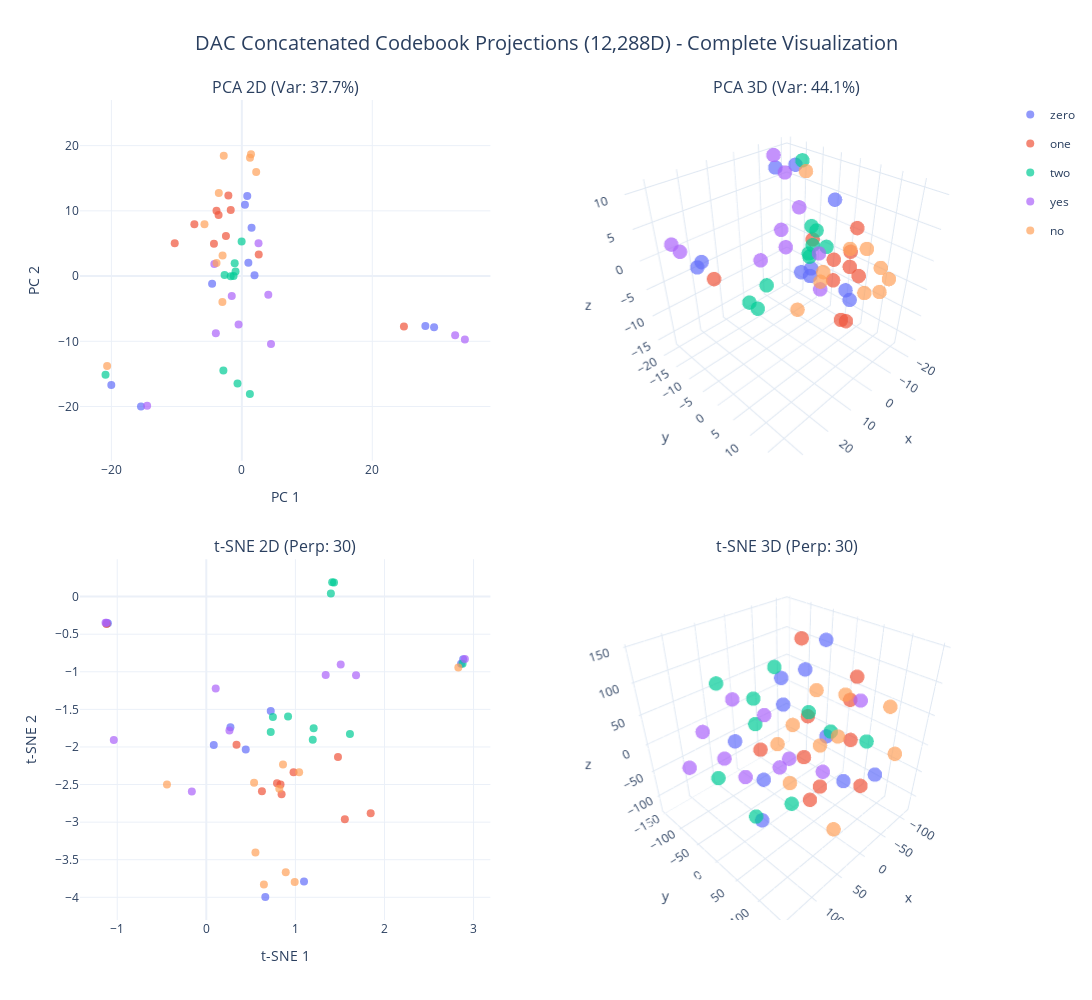

Source (notebook cell):
### Markdown cell above
## Step 8: Combined Dashboard View

### Code cell
# Create a 2x2 grid
fig = make_subplots(
    rows=2, cols=2,
    specs=[
        [{'type': 'scatter'}, {'type': 'scatter3d'}],
        [{'type': 'scatter'}, {'type': 'scatter3d'}]
    ],
    subplot_titles=(
        f'PCA 2D (Var: {variance_2d:.1%})',
        f'PCA 3D (Var: {variance_3d:.1%})',
        f't-SNE 2D (Perp: {perplexity})',
        f't-SNE 3D (Perp: {perplexity})'
    ),
    vertical_spacing=0.12,
    horizontal_spacing=0.1
)

# PCA 2D
for word in words:
    mask = np.array([label == word for label in valid_labels])
    fig.add_trace(
        go.Scatter(
            x=pca_2d_result[mask, 0],
            y=pca_2d_result[mask, 1],
            mode='markers',
            name=word,
            marker=dict(size=8, color=color_map[word], opacity=0.7),
            showlegend=True,
            legendgroup=word
        ),
        row=1, col=1
    )

# PCA 3D
for word in words:
    mask = np.array([label == word for label in valid_labels])
    fig.add_trace(
        go.Scatter3d(
            x=pca_3d_result[mask, 0],
            y=pca_3d_result[mask, 1],
            z=pca_3d_result[mask, 2],
            mode='markers',
            name=word,
            marker=dict(size=5, color=color_map[word], opacity=0.7),
            showlegend=False,
            legendgroup=word
        ),
        row=1, col=2
    )

# t-SNE 2D
for word in words:
    mask = np.array([label == word for label in valid_labels])
    fig.add_trace(
        go.Scatter(
            x=tsne_2d_result[mask, 0],
            y=tsne_2d_result[mask, 1],
            mode='markers',
            name=word,
            marker=dict(size=8, color=color_map[word], opacity=0.7),
            showlegend=False,
            legendgroup=word
        ),
        row=2, col=1
    )

# t-SNE 3D
for word in words:
    mask = np.array([label == word for label in valid_labels])
    fig.add_trace(
        go.Scatter3d(
            x=tsne_3d_result[mask, 0],
            y=tsne_3d_result[mask, 1],
            z=tsne_3d_result[mask, 2],
            mode='markers',
            name=word,
            marker=dict(size=5, color=color_map[word], opacity=0.7),
            showlegend=False,
            legendgroup=word
        ),
        row=2, col=2
    )

fig.update_layout(
    title_text='DAC Concatenated Codebook Projections (12,288D) - Complete Visualization',
    title_x=0.5,
    title_font_size=20,
    width=1400,
    height=1000,
    showlegend=True,
    template='plotly_white'
)

fig.update_xaxes(title_text='PC 1', row=1, col=1, scaleanchor='y', scaleratio=1)
fig.update_yaxes(title_text='PC 2', row=1, col=1)
fig.update_xaxes(title_text='t-SNE 1', row=2, col=1, scaleanchor='y3', scaleratio=1)
fig.update_yaxes(title_text='t-SNE 2', row=2, col=1)

fig.update_scenes(aspectmode='cube', row=1, col=2)
fig.update_scenes(aspectmode='cube', row=2, col=2)

fig.write_html('dac_codebook_proj_concat_complete.html')
fig.show()

print("Saved: dac_codebook_proj_concat_complete.html")

### Figure 1 — Plotly figure (JSON) as saved in the notebook; plotly's stock layout.template omitted (floating-point values rounded to 4 significant figures)
{"data": [{"legendgroup": "zero", "marker": {"color": "#636EFA", "opacity": 0.7, "size": 8}, "mode": "markers", "name": "zero", "showlegend": true, "type": "scatter", "x": [28.14, 29.48, -15.46, -20.01, -4.558, 0.9996, 1.492, 1.946, 0.8293, 0.4789], "xaxis": "x", "y": [-7.651, -7.828, -20.01, -16.7, -1.185, 2.028, 7.408, 0.1364, 12.27, 10.92], "yaxis": "y"}, {"legendgroup": "one", "marker": {"color": "#EF553B", "opacity": 0.7, "size": 8}, "mode": "markers", "name": "one", "showlegend": true, "type": "scatter", "x": [2.591, 24.85, -4.274, -1.701, -3.884, -2.064, -3.564, -2.438, -7.278, -10.29], "xaxis": "x", "y": [3.301, -7.741, 4.949, 10.15, 10.02, 12.34, 9.354, 6.144, 7.946, 5.036], "yaxis": "y"}, {"legendgroup": "two", "marker": {"color": "#00CC96", "opacity": 0.7, "size": 8}, "mode": "markers", "name": "two", "showlegend": true, "type": "scatter", "x": [1.236, -2.828, -0.6603, -0.9644, -1.097, -20.9, -0.03114, -2.643, -1.711, -1.27], "xaxis": "x", "y": [-18.08, -14.46, -16.49, 0.7147, 1.96, -15.11, 5.289, 0.1708, -0.01723, 0.01776], "yaxis": "y"}, {"legendgroup": "yes", "marker": {"color": "#AB63FA", "opacity": 0.7, "size": 8}, "mode": "markers", "name": "yes", "showlegend": true, "type": "scatter", "x": [34.2, 32.71, 4.471, -3.984, -0.4984, -1.544, -14.52, 2.558, 4.059, -4.216], "xaxis": "x", "y": [-9.732, -9.058, -10.41, -8.749, -7.432, -3.06, -19.88, 5.029, -2.862, 1.864], "yaxis": "y"}, {"legendgroup": "no", "marker": {"color": "#FFA15A", "opacity": 0.7, "size": 8}, "mode": "markers", "name": "no", "showlegend": true, "type": "scatter", "x": [-20.65, -5.728, -3.88, -2.978, -2.953, -3.532, 1.405, -2.773, 2.2, 1.251], "xaxis": "x", "y": [-13.77, 7.958, 2.003, -3.977, 3.169, 12.75, 18.69, 18.46, 15.97, 18.15], "yaxis": "y"}, {"legendgroup": "zero", "marker": {"color": "#636EFA", "opacity": 0.7, "size": 5}, "mode": "markers", "name": "zero", "scene": "scene", "showlegend": false, "type": "scatter3d", "x": [28.14, 29.48, -15.46, -20.01, -4.558, 0.9996, 1.492, 1.946, 0.8293, 0.4789], "y": [-7.651, -7.828, -20.01, -16.7, -1.185, 2.028, 7.408, 0.1364, 12.27, 10.92], "z": [2.476, 1.903, 6.984, 7.478, -4.004, -2.96, 10.36, -2.706, -3.415, -2.377]}, {"legendgroup": "one", "marker": {"color": "#EF553B", "opacity": 0.7, "size": 5}, "mode": "markers", "name": "one", "scene": "scene", "showlegend": false, "type": "scatter3d", "x": [2.591, 24.85, -4.274, -1.701, -3.884, -2.064, -3.564, -2.438, -7.278, -10.29], "y": [3.301, -7.741, 4.949, 10.15, 10.02, 12.34, 9.354, 6.144, 7.946, 5.036], "z": [3.82, -1.051, -0.4058, 3.074, 6.131, -0.1433, 0.005655, -3.117, -11.51, -13.37]}, {"legendgroup": "two", "marker": {"color": "#00CC96", "opacity": 0.7, "size": 5}, "mode": "markers", "name": "two", "scene": "scene", "showlegend": false, "type": "scatter3d", "x": [1.236, -2.828, -0.6603, -0.9644, -1.097, -20.9, -0.03114, -2.643, -1.711, -1.27], "y": [-18.08, -14.46, -16.49, 0.7147, 1.96, -15.11, 5.289, 0.1708, -0.01723, 0.01776], "z": [-15.68, -11.56, -16.99, 4.466, 4.105, 8.386, 2.718, 0.9275, -0.9061, -0.2448]}, {"legendgroup": "yes", "marker": {"color": "#AB63FA", "opacity": 0.7, "size": 5}, "mode": "markers", "name": "yes", "scene": "scene", "showlegend": false, "type": "scatter3d", "x": [34.2, 32.71, 4.471, -3.984, -0.4984, -1.544, -14.52, 2.558, 4.059, -4.216], "y": [-9.732, -9.058, -10.41, -8.749, -7.432, -3.06, -19.88, 5.029, -2.862, 1.864], "z": [5.729, 4.576, -3.45, 9.925, 1.762, 6.309, 9.2, 2.143, 1.086, -6.766]}, {"legendgroup": "no", "marker": {"color": "#FFA15A", "opacity": 0.7, "size": 5}, "mode": "markers", "name": "no", "scene": "scene", "showlegend": false, "type": "scatter3d", "x": [-20.65, -5.728, -3.88, -2.978, -2.953, -3.532, 1.405, -2.773, 2.2, 1.251], "y": [-13.77, 7.958, 2.003, -3.977, 3.169, 12.75, 18.69, 18.46, 15.97, 18.15], "z": [6.886, 1.993, -5.191, -12.82, -2.818, 3.888, 0.4706, 1.333, -0.4967, 3.865]}, {"legendgroup": "zero", "marker": {"color": "#636EFA", "opacity": 0.7, "size": 8}, "mode": "markers", "name": "zero", "showlegend": false, "type": "scatter", "x": [-1.118, -1.105, 2.883, 2.86, 0.7234, 0.08383, 0.4427, 0.2708, 0.6623, 1.097], "xaxis": "x2", "y": [-0.358, -0.354, -0.8347, -0.8918, -1.523, -1.972, -2.035, -1.737, -3.996, -3.79], "yaxis": "y2"}, {"legendgroup": "one", "marker": {"color": "#EF553B", "opacity": 0.7, "size": 8}, "mode": "markers", "name": "one", "showlegend": false, "type": "scatter", "x": [0.3393, -1.12, 1.478, 0.794, 0.9794, 0.8452, 0.6245, 0.8334, 1.555, 1.845], "xaxis": "x2", "y": [-1.972, -0.3649, -2.132, -2.481, -2.338, -2.63, -2.589, -2.498, -2.962, -2.881], "yaxis": "y2"}, {"legendgroup": "two", "marker": {"color": "#00CC96", "opacity": 0.7, "size": 8}, "mode": "markers", "name": "two", "showlegend": false, "type": "scatter", "x": [1.413, 1.398, 1.434, 1.612, 1.205, 2.877, 0.7233, 0.9177, 0.7476, 1.195], "xaxis": "x2", "y": [0.1912, 0.04069, 0.1879, -1.826, -1.752, -0.8945, -1.802, -1.594, -1.603, -1.903], "yaxis": "y2"}, {"legendgroup": "yes", "marker": {"color": "#AB63FA", "opacity": 0.7, "size": 8}, "mode": "markers", "name": "yes", "showlegend": false, "type": "scatter", "x": [-1.131, -1.121, -1.038, 1.681, 1.509, 1.34, 2.903, 0.2598, 0.1056, -0.1623], "xaxis": "x2", "y": [-0.3471, -0.3477, -1.908, -1.047, -0.9044, -1.042, -0.8313, -1.781, -1.222, -2.593], "yaxis": "y2"}, {"legendgroup": "no", "marker": {"color": "#FFA15A", "opacity": 0.7, "size": 8}, "mode": "markers", "name": "no", "showlegend": false, "type": "scatter", "x": [2.829, 0.8608, 0.5365, -0.4415, 1.042, 0.8195, 0.6466, 0.9921, 0.5518, 0.8919], "xaxis": "x2", "y": [-0.9414, -2.232, -2.475, -2.5, -2.336, -2.557, -3.83, -3.798, -3.404, -3.666], "yaxis": "y2"}, {"legendgroup": "zero", "marker": {"color": "#636EFA", "opacity": 0.7, "size": 5}, "mode": "markers", "name": "zero", "scene": "scene2", "showlegend": false, "type": "scatter3d", "x": [-44.96, 22.92, -87.14, -105.0, 29.34, 110.4, 12.51, 54.84, -7.174, 23.74], "y": [11.99, -123.4, 32.05, -91.01, 92.53, 60.3, -14.37, 39.24, 150.2, -47.69], "z": [145.1, -45.54, -115.4, 48.16, 63.96, -41.07, 102.2, 100.1, 11.21, -86.06]}, {"legendgroup": "one", "marker": {"color": "#EF553B", "opacity": 0.7, "size": 5}, "mode": "markers", "name": "one", "scene": "scene2", "showlegend": false, "type": "scatter3d", "x": [-8.33, -56.91, 34.56, -114.8, -2.315, -31.7, -93.34, 40.72, -54.15, -31.58], "y": [30.02, -49.83, -38.46, 7.09, 24.97, -11.35, 34.02, 97.02, 94.52, 83.31], "z": [-105.4, 127.5, -15.77, 22.4, 51.18, -54.01, 80.0, -7.853, -69.55, 22.56]}, {"legendgroup": "two", "marker": {"color": "#00CC96", "opacity": 0.7, "size": 5}, "mode": "markers", "name": "two", "scene": "scene2", "showlegend": false, "type": "scatter3d", "x": [63.2, 94.56, 20.2, -80.57, -99.55, -44.94, 60.13, 45.74, -52.69, 78.11], "y": [-96.62, -65.6, -69.82, -53.84, 62.12, -99.4, -13.31, 46.38, 25.18, 1.759], "z": [85.98, -48.02, 53.52, -8.993, -25.52, 71.48, 52.41, -65.86, 0.5344, -96.28]}, {"legendgroup": "yes", "marker": {"color": "#AB63FA", "opacity": 0.7, "size": 5}, "mode": "markers", "name": "yes", "scene": "scene2", "showlegend": false, "type": "scatter3d", "x": [5.023, -22.1, 86.18, 130.1, -8.846, 35.14, 144.7, 21.98, 92.14, 87.8], "y": [-149.0, -100.2, -109.9, 16.09, 54.36, 28.41, -49.03, 135.3, 2.128, 70.64], "z": [16.54, -6.278, 10.82, 49.08, -35.6, 0.7266, 10.09, 127.3, -10.97, 38.54]}, {"legendgroup": "no", "marker": {"color": "#FFA15A", "opacity": 0.7, "size": 5}, "mode": "markers", "name": "no", "scene": "scene2", "showlegend": false, "type": "scatter3d", "x": [25.09, -98.19, -17.65, -107.7, -54.6, -31.99, -49.5, -77.84, -30.4, -98.87], "y": [114.4, 1.232, -23.67, -48.96, -11.81, 66.19, -100.0, 132.0, -44.06, 97.43], "z": [-88.05, -42.47, 8.935, -89.28, 57.55, 87.54, -78.93, -3.759, -125.7, 51.32]}], "layout": {"annotations": [{"font": {"size": 16}, "showarrow": false, "text": "PCA 2D (Var: 37.7%)", "x": 0.225, "xanchor": "center", "xref": "paper", "y": 1, "yanchor": "bottom", "yref": "paper"}, {"font": {"size": 16}, "showarrow": false, "text": "PCA 3D (Var: 44.1%)", "x": 0.775, "xanchor": "center", "xref": "paper", "y": 1, "yanchor": "bottom", "yref": "paper"}, {"font": {"size": 16}, "showarrow": false, "text": "t-SNE 2D (Perp: 30)", "x": 0.225, "xanchor": "center", "xref": "paper", "y": 0.44, "yanchor": "bottom", "yref": "paper"}, {"font": {"size": 16}, "showarrow": false, "text": "t-SNE 3D (Perp: 30)", "x": 0.775, "xanchor": "center", "xref": "paper", "y": 0.44, "yanchor": "bottom", "yref": "paper"}], "height": 1000, "scene": {"aspectmode": "cube", "domain": {"x": [0.55, 1], "y": [0.56, 1]}}, "scene2": {"aspectmode": "cube", "domain": {"x": [0.55, 1], "y": [0, 0.44]}}, "showlegend": true, "title": {"font": {"size": 20}, "text": "DAC Concatenated Codebook Projections (12,288D) - Complete Visualization", "x": 0.5}, "width": 1400, "xaxis": {"anchor": "y", "domain": [0, 0.45], "scaleanchor": "y", "scaleratio": 1, "title": {"text": "PC 1"}}, "xaxis2": {"anchor": "y2", "domain": [0, 0.45], "scaleanchor": "y3", "scaleratio": 1, "title": {"text": "t-SNE 1"}}, "yaxis": {"anchor": "x", "domain": [0.56, 1], "title": {"text": "PC 2"}}, "yaxis2": {"anchor": "x2", "domain": [0, 0.44], "title": {"text": "t-SNE 2"}}}}
